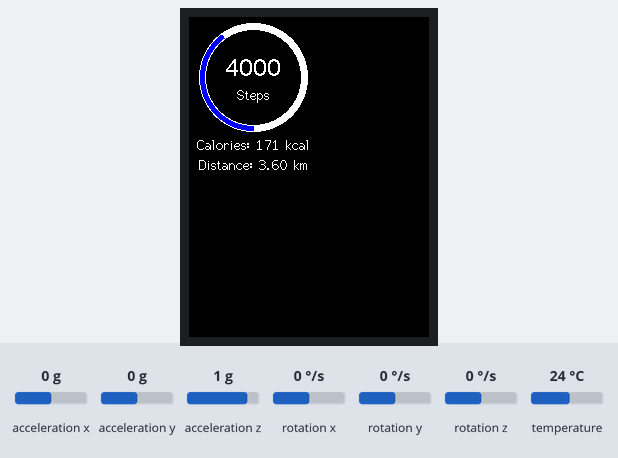
Recording of a sketch running on a simulated ESP32. Parts: 240×320 colour display. The test bench sets the inputs (shaded band); at power-on: acceleration x 0 g, acceleration y 0 g, acceleration z 1 g, rotation x 0 °/s, rotation y 0 °/s, rotation z 0 °/s, temperature 24 °C.

Above: at 1.4 s.
1.5 s: acceleration x set to -1.4 g
At 2.9 s:
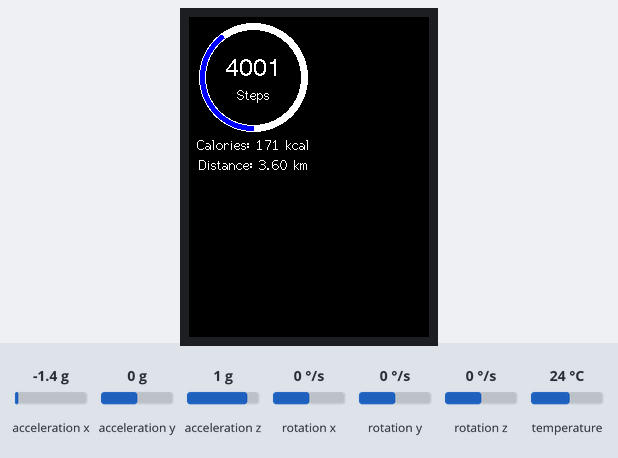
5.0 s: acceleration x set to 0 g
6.5 s: acceleration x set to -0.8 g
At 7.5 s:
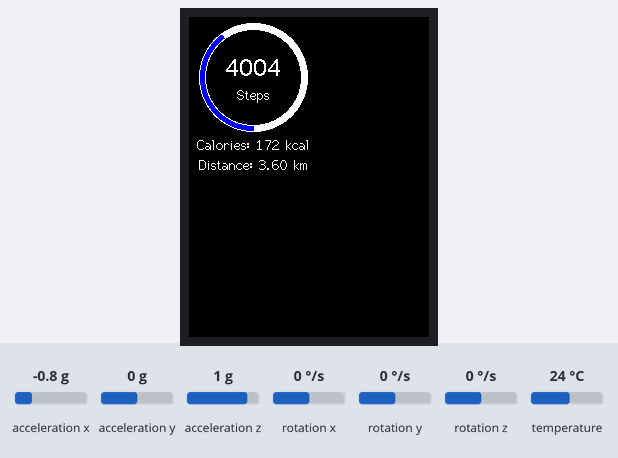
Timing chart, 0 to 9.5 s (numbered marks = the images above; inputs shaded):
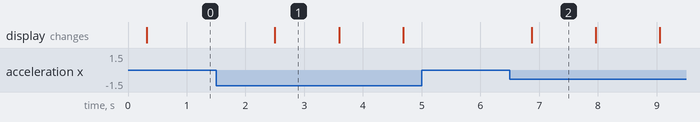

The sketch:

smart_watch_state_3.ino
```cpp
//STATE 3 Steps and calories

#include <Adafruit_MPU6050.h>
#include <Adafruit_Sensor.h>
#include <Wire.h>
#include <TFT_eSPI.h>
#include <SPI.h>
#include "MAX30105.h"
#include "heartRate.h"
#include <NTPClient.h>
#include <WiFiUdp.h>
#include <WiFi.h>
#include <TFT_eWidget.h>
#include "string.h"

MAX30105 particleSensor;

TFT_eSPI tft = TFT_eSPI();
Adafruit_MPU6050 mpu;

const byte RATE_SIZE = 4;
byte rates[RATE_SIZE];
byte rateSpot = 0;
long lastBeat = 0;

float beatsPerMinute;
int beatAvg;

int steps = 4000;
int angle = 0;
int calories = 0;

const char* ssid     = "pranit";
const char* password = "1234567890";

String weekDays[7]={"Sunday", "Monday", "Tuesday", "Wednesday", "Thursday", "Friday", "Saturday"};
String months[12]={"January", "February", "March", "April", "May", "June", "July", "August", "September", "October", "November", "December"};

#define NTP_OFFSET  19800 // In seconds
#define NTP_INTERVAL 60 * 1000    // In miliseconds
#define NTP_ADDRESS  "time.google.com"

WiFiUDP ntpUDP;
NTPClient timeClient(ntpUDP, NTP_ADDRESS, NTP_OFFSET, NTP_INTERVAL);

void setup() {
  Serial.begin(115200);

  tft.init();
  tft.fillScreen(TFT_BLACK);
  tft.setRotation(0);
  tft.setTextColor(TFT_WHITE);
  tft.setCursor(0, 0);

  if (!mpu.begin()) {
  Serial.println("Sensor init failed");
  while (1)
    yield();
  }
  mpu.setAccelerometerRange(MPU6050_RANGE_8_G);
  mpu.setGyroRange(MPU6050_RANGE_500_DEG);
  mpu.setFilterBandwidth(MPU6050_BAND_5_HZ);
}

void loop() {
  sensors_event_t a, g, temp;
  mpu.getEvent(&a, &g, &temp);
  if((a.acceleration.x > 6) || (a.acceleration.x < -6)) {
    steps++;
  }
  tft.fillScreen(TFT_BLACK);
  tft.drawSmoothArc(64, 60, 54, 48, 0, 360, TFT_WHITE, TFT_WHITE, true);
  angle = (steps / 10000.0) * 360;
  calories = 0.042985 * steps; //for average age of 22 Male, 77kg and 177 cm height
  tft.drawSmoothArc(64, 60, 53, 49, 0, angle, TFT_BLUE, TFT_BLUE, true);
  tft.drawCentreString(String(steps), 64, 40, 4);
  tft.drawCentreString("Steps", 64, 70, 2);
  String cal = "Calories: " + String(calories) + " kcal";
  tft.drawCentreString(cal, 64, 120, 2);
  String distance = "Distance: " + String(steps * 0.0009) + " km";
  tft.drawCentreString(distance, 64, 140, 2);
  delay(1000);
}
```

Measured:
- after the input at 1.5 s, the display: changes after 1.0 s (image 1)
- after the input at 5.0 s, every drawn part: stays the same
- after the input at 6.5 s, the display: changes after 0.37 s (image 2)
- what the display in image 1 shows lasts 1.1 s, from 2.5 s to 3.6 s
